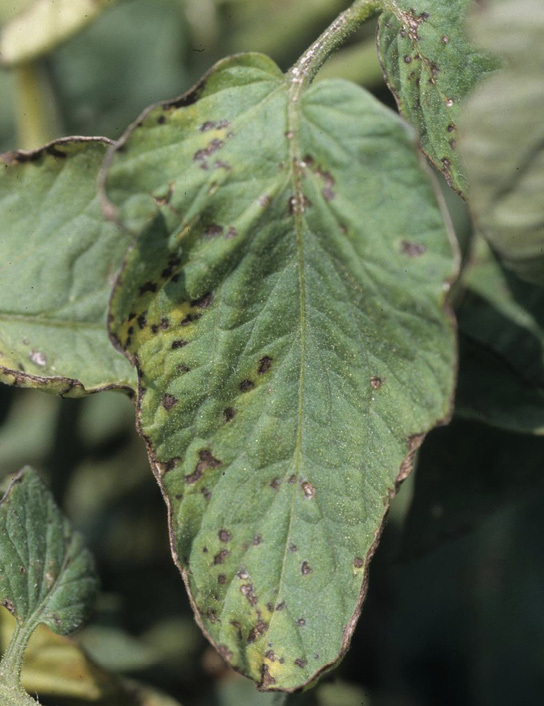
#> input picture test_images/tomato-bacterial-spot2.jpg, 544 x 706 px; its folder holds only this picture in this run
$ python -i preprocessing.py   (imports and definitions only)
#> lines starting #> are read from the running program, lines starting #| are printed output that depends on the picture; after the words box and inside, x2 and y2 are one past the last pixel; in counts of white or black regions, pixels touching at a corner belong together
#!/usr/bin/env python3
"""
Preprocessing utilities for Yellow Rust Segmentation

This module contains functions for image preprocessing, enhancement,
and data preparation.
"""

import os
from pathlib import Path
from typing import Tuple, Optional, Union
import numpy as np
import cv2
from PIL import Image
import matplotlib.pyplot as plt
from sklearn.model_selection import train_test_split
import shutil
from tqdm import tqdm


# [153 lines left out: functions apply_histogram_equalization, enhance_rust_visibility, resize_image_and_mask, normalize_image, create_pseudo_masks, not called in this run]


def create_rust_mask_from_image(image: np.ndarray, method: str = 'color_threshold') -> np.ndarray:
    """
    Create a binary mask for rust regions using image analysis.

    Args:
        image: Input RGB image
        method: Method for mask creation ('color_threshold', 'kmeans', or 'adaptive')

    Returns:
        Binary mask (0 for healthy, 1 for rust)
    """
    if method == 'color_threshold':
        return _color_threshold_mask(image)
    elif method == 'kmeans':
        return _kmeans_mask(image)
    elif method == 'adaptive':
        return _adaptive_threshold_mask(image)
    else:
        raise ValueError(f"Unknown method: {method}")


def _color_threshold_mask(image: np.ndarray) -> np.ndarray:
    """
    Create mask using color thresholding for yellow/orange rust regions.
    """
    # Convert to HSV for better color segmentation
    hsv = cv2.cvtColor(image, cv2.COLOR_RGB2HSV)
#> hsv: shape (706, 544, 3); mean H, S, V 46.4, 67.3, 111.7

    # Define range for yellow/orange colors (rust)
    # Yellow range
    lower_yellow = np.array([15, 50, 50])
    upper_yellow = np.array([35, 255, 255])

    # Orange range
    lower_orange = np.array([5, 50, 50])
    upper_orange = np.array([15, 255, 255])

    # Create masks for both ranges
    mask_yellow = cv2.inRange(hsv, lower_yellow, upper_yellow)
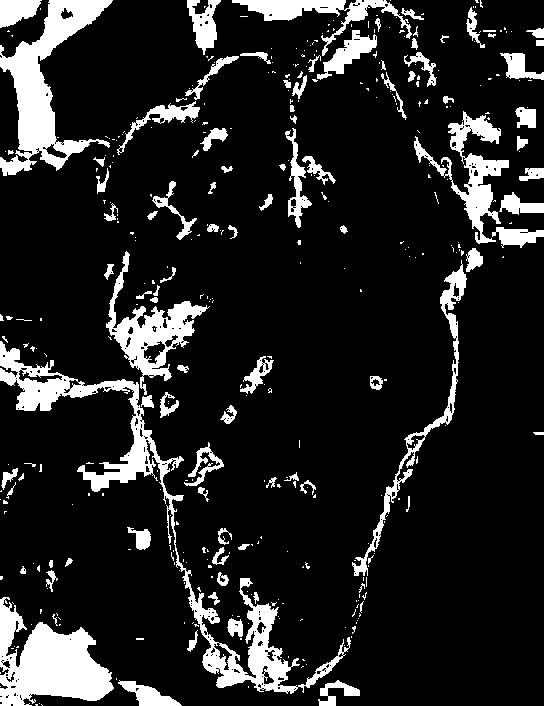
#> mask_yellow: shape (706, 544); 13.9% white; 394 white regions (296 under 20 px), largest, box (x1, y1, x2, y2) and area: (0, 341, 351, 694) 10230, (0, 597, 114, 706) 6936, (0, 0, 113, 176) 6897
    mask_orange = cv2.inRange(hsv, lower_orange, upper_orange)
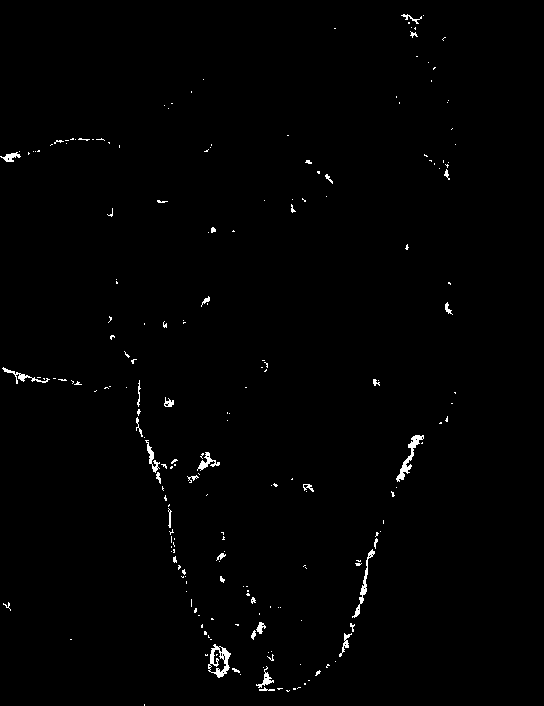
#> mask_orange: shape (706, 544); 0.88% white in thin lines or dots, all inside (x1, y1, x2, y2) = (0, 14, 456, 706)

    # Combine masks
    mask = cv2.bitwise_or(mask_yellow, mask_orange)
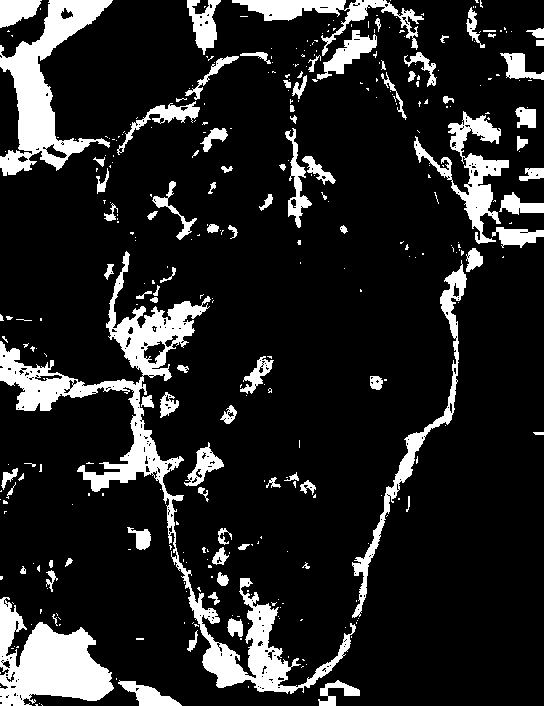
#> mask: shape (706, 544); 14.5% white; 356 white regions (265 under 20 px), largest, box (x1, y1, x2, y2) and area: (0, 251, 356, 694) 15220, (0, 0, 113, 176) 7048, (0, 597, 114, 706) 6953

    # Apply morphological operations to clean up the mask
    kernel = cv2.getStructuringElement(cv2.MORPH_ELLIPSE, (5, 5))
    mask = cv2.morphologyEx(mask, cv2.MORPH_CLOSE, kernel)
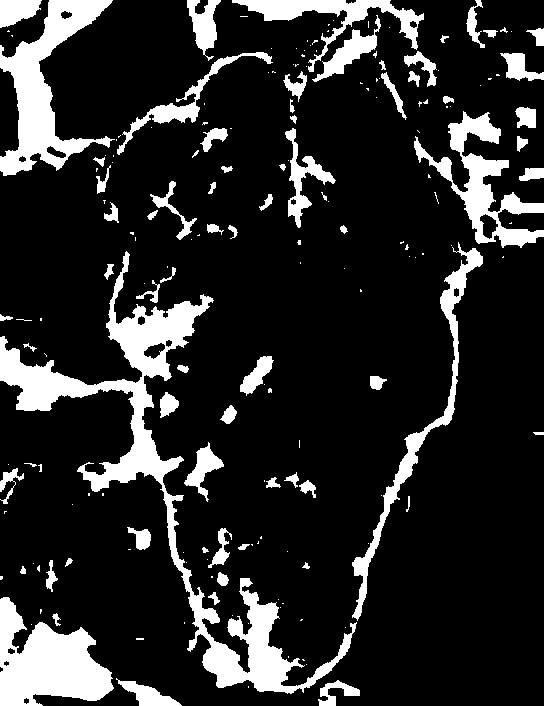
#> mask: shape (706, 544); 16% white; 186 white regions (112 under 20 px), largest, box (x1, y1, x2, y2) and area: (0, 251, 357, 694) 17844, (0, 597, 114, 706) 7349, (0, 0, 115, 176) 7299
    mask = cv2.morphologyEx(mask, cv2.MORPH_OPEN, kernel)
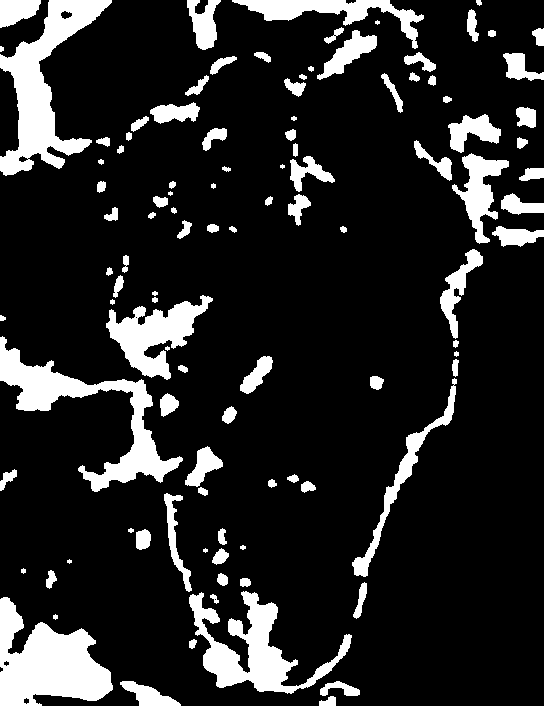
#> mask: shape (706, 544); 14.9% white; 106 white regions (6 under 20 px), largest, box (x1, y1, x2, y2) and area: (0, 597, 113, 706) 7293, (0, 0, 112, 176) 7102, (0, 336, 183, 492) 6486

    # Convert to binary (0 or 1)
    mask = (mask > 127).astype(np.uint8)

    return mask


# [200 lines left out: functions _kmeans_mask, _adaptive_threshold_mask, split_dataset, visualize_sample, calculate_dataset_statistics, not called in this run]


# [12 lines not run here, left out]

>>> import cv2
>>> picture = cv2.cvtColor(cv2.imread('../../test_images/tomato-bacterial-spot2.jpg'), cv2.COLOR_BGR2RGB)
>>> result = create_rust_mask_from_image(picture)

$ run again, on test_images/tomato-leaf-curl-virus3.jpg
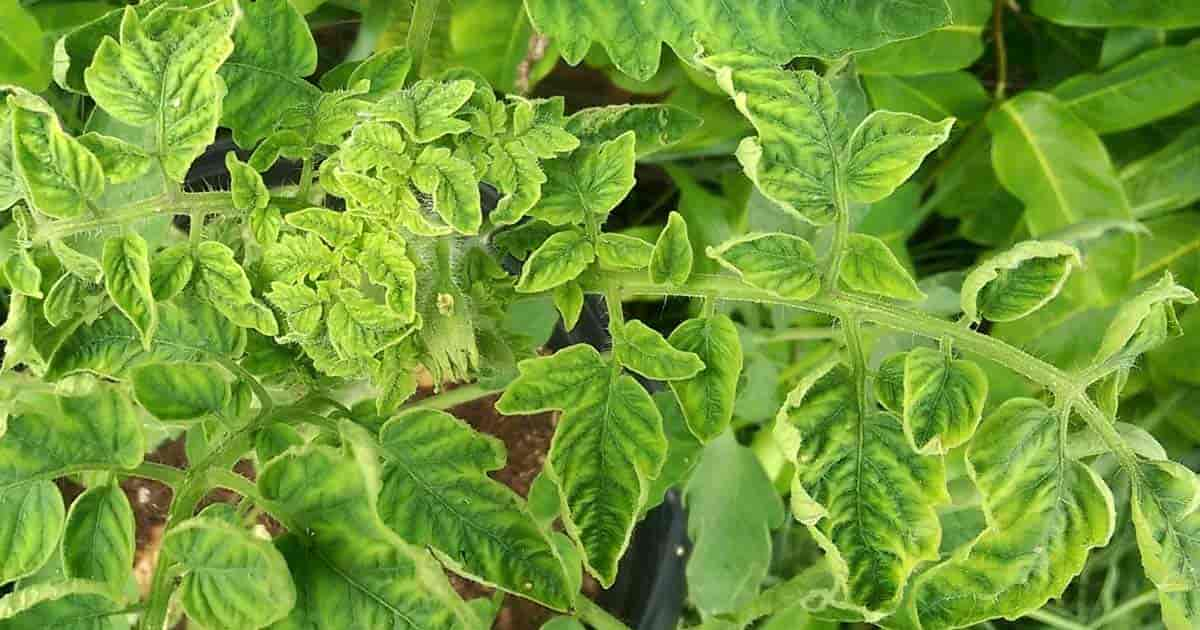
#> input picture test_images/tomato-leaf-curl-virus3.jpg, 1200 x 630 px
#> hsv: shape (630, 1200, 3); mean H, S, V 42.4, 173.1, 156.5
#> in _color_threshold_mask, `mask_yellow = cv2.inRange(hsv, lower_yellow, upper_yellow)`:
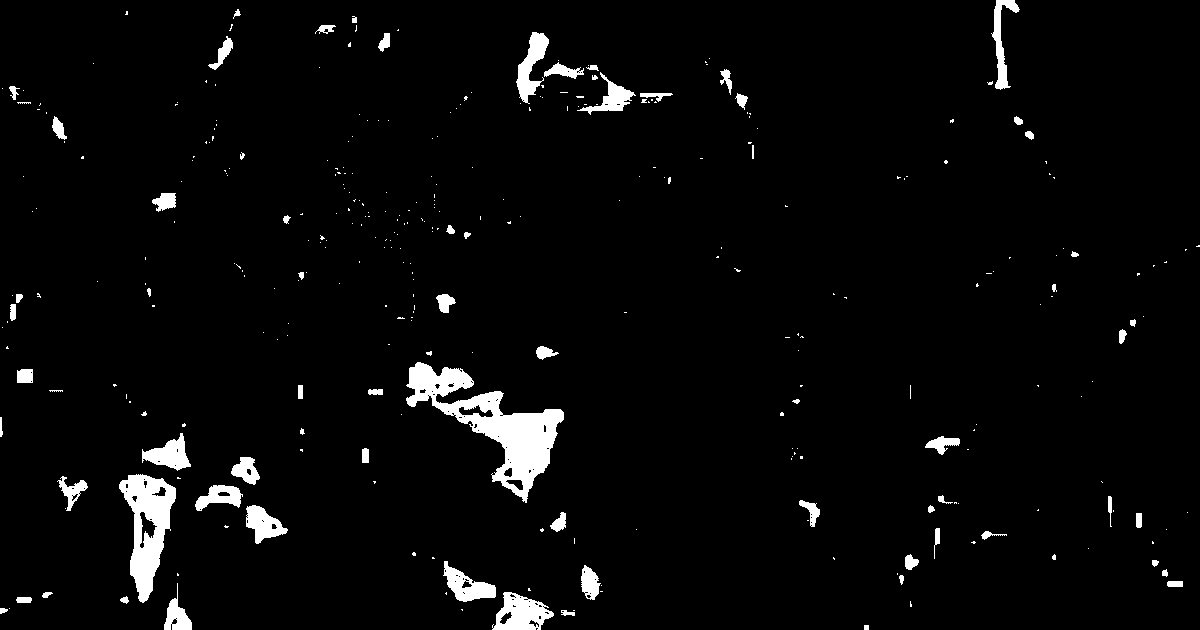
#> mask_yellow: shape (630, 1200); 3.5% white; 336 white regions (261 under 20 px), largest, box (x1, y1, x2, y2) and area: (406, 362, 564, 503) 6994, (119, 474, 176, 603) 3668, (492, 592, 554, 630) 1424
#> mask_orange: shape (630, 1200); 0.18% white; 38 white regions (24 under 20 px), largest, box (x1, y1, x2, y2) and area: (140, 511, 159, 550) 341, (458, 405, 493, 417) 232, (506, 479, 524, 491) 104
#> in _color_threshold_mask, `mask = cv2.morphologyEx(mask, cv2.MORPH_OPEN, kernel)`:
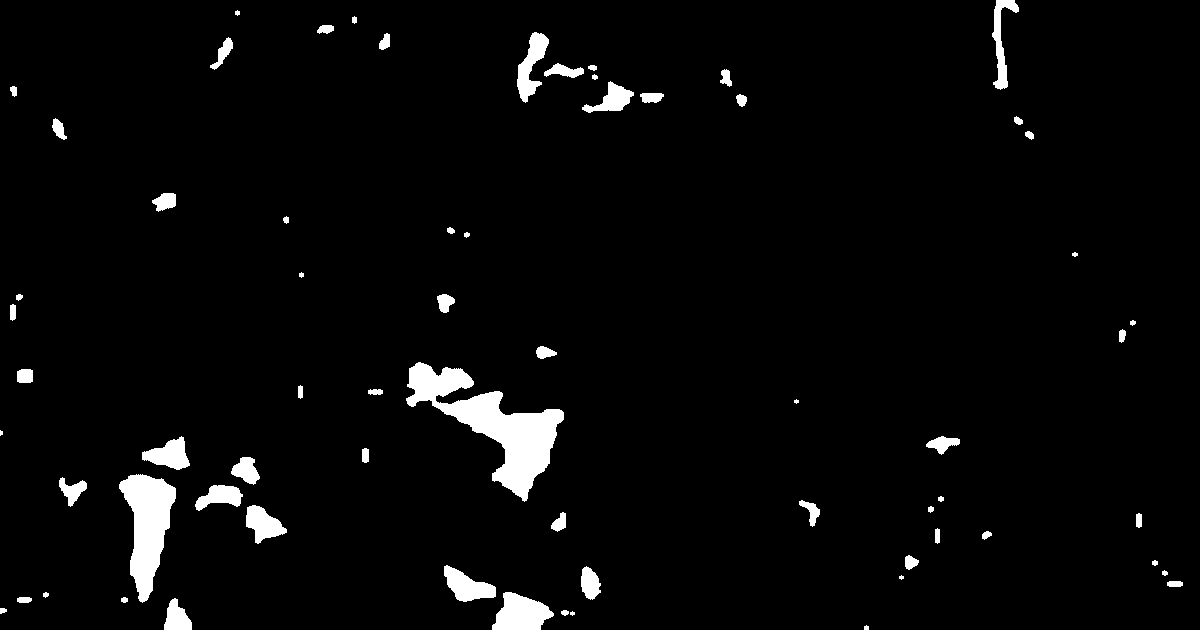
#> mask: shape (630, 1200); 3.5% white; 67 white regions (4 under 20 px), largest, box (x1, y1, x2, y2) and area: (406, 362, 564, 502) 7491, (119, 474, 176, 603) 4020, (492, 592, 554, 630) 1591

$ run again, on test_images/tomato-mold.jpg
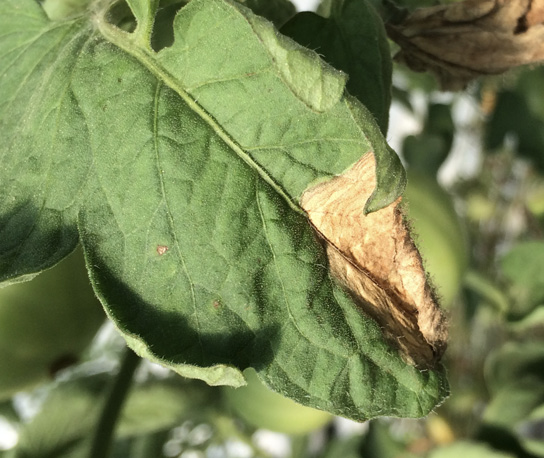
#> input picture test_images/tomato-mold.jpg, 544 x 458 px
#> hsv: shape (458, 544, 3); mean H, S, V 38.4, 103, 134
#> in _color_threshold_mask, `mask_yellow = cv2.inRange(hsv, lower_yellow, upper_yellow)`:
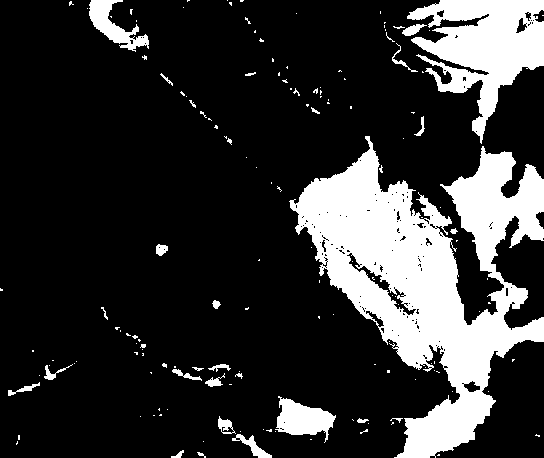
#> mask_yellow: shape (458, 544); 20% white; 152 white regions (124 under 20 px), largest, box (x1, y1, x2, y2) and area: (289, 136, 544, 458) 35099, (407, 0, 544, 144) 9403, (275, 396, 336, 443) 1531
#> mask_orange: shape (458, 544); 0.76% white; 81 white regions (73 under 20 px), largest, box (x1, y1, x2, y2) and area: (339, 245, 419, 322) 1097, (523, 0, 544, 32) 314, (396, 228, 409, 248) 85
#> in _color_threshold_mask, `mask = cv2.morphologyEx(mask, cv2.MORPH_OPEN, kernel)`:
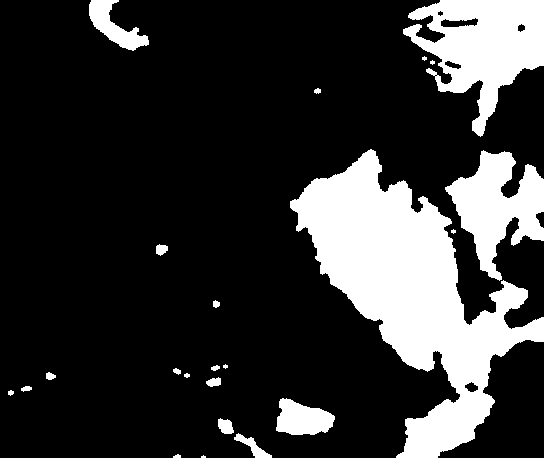
#> mask: shape (458, 544); 20.2% white; 23 white regions (5 under 20 px), largest, box (x1, y1, x2, y2) and area: (290, 149, 544, 458) 29973, (403, 0, 544, 137) 9893, (445, 150, 544, 281) 6522

$ run again, on test_images/tomato_yellow_leaf_curl_virus2.jpg
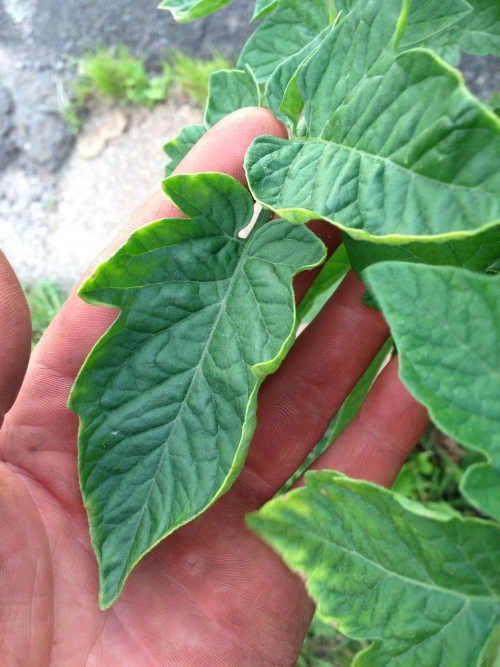
#> input picture test_images/tomato_yellow_leaf_curl_virus2.jpg, 1000 x 1333 px (shown at 1/2 size)
#> hsv: shape (1333, 1000, 3); mean H, S, V 64, 102.6, 164.3
#> in _color_threshold_mask, `mask_yellow = cv2.inRange(hsv, lower_yellow, upper_yellow)`:
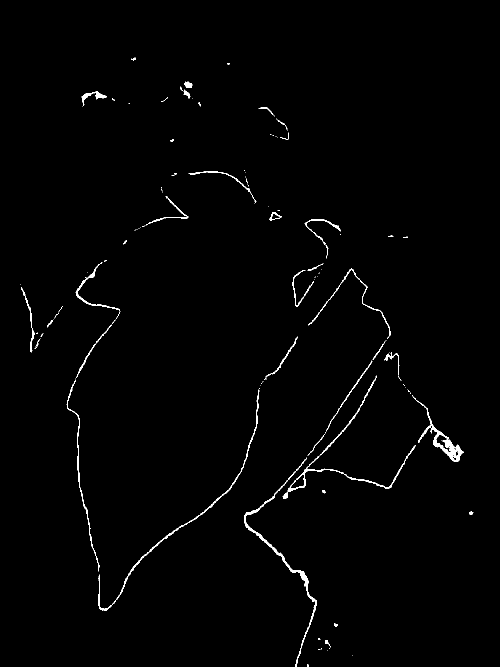
#> mask_yellow: shape (1333, 1000) (shown at 1/2 size); 0.99% white; 125 white regions (81 under 20 px), largest, box (x1, y1, x2, y2) and area: (488, 915, 634, 1333) 1963, (824, 790, 927, 924) 1644, (196, 779, 519, 1221) 1557
#> mask_orange: shape (1333, 1000); 2.2% white; 140 white regions (89 under 20 px), largest, box (x1, y1, x2, y2) and area: (480, 540, 779, 1333) 10969, (614, 709, 863, 975) 4696, (192, 760, 544, 1223) 2750
#> in _color_threshold_mask, `mask = cv2.morphologyEx(mask, cv2.MORPH_OPEN, kernel)`:
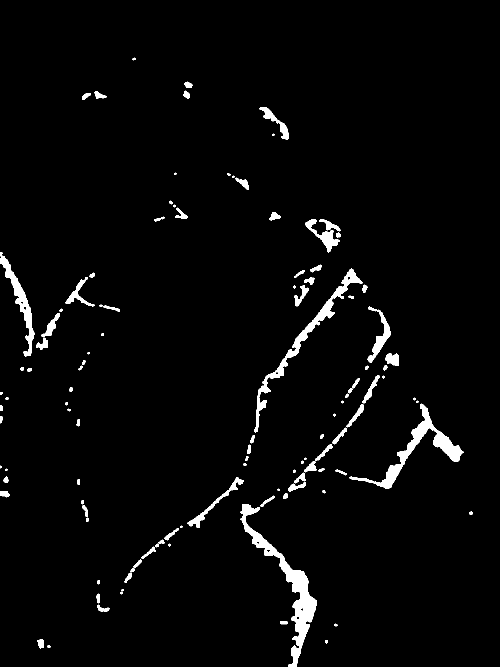
#> mask: shape (1333, 1000) (shown at 1/2 size); 2.8% white; 113 white regions (11 under 20 px), largest, box (x1, y1, x2, y2) and area: (481, 1008, 634, 1333) 7859, (699, 807, 927, 978) 5364, (508, 537, 725, 865) 4921
